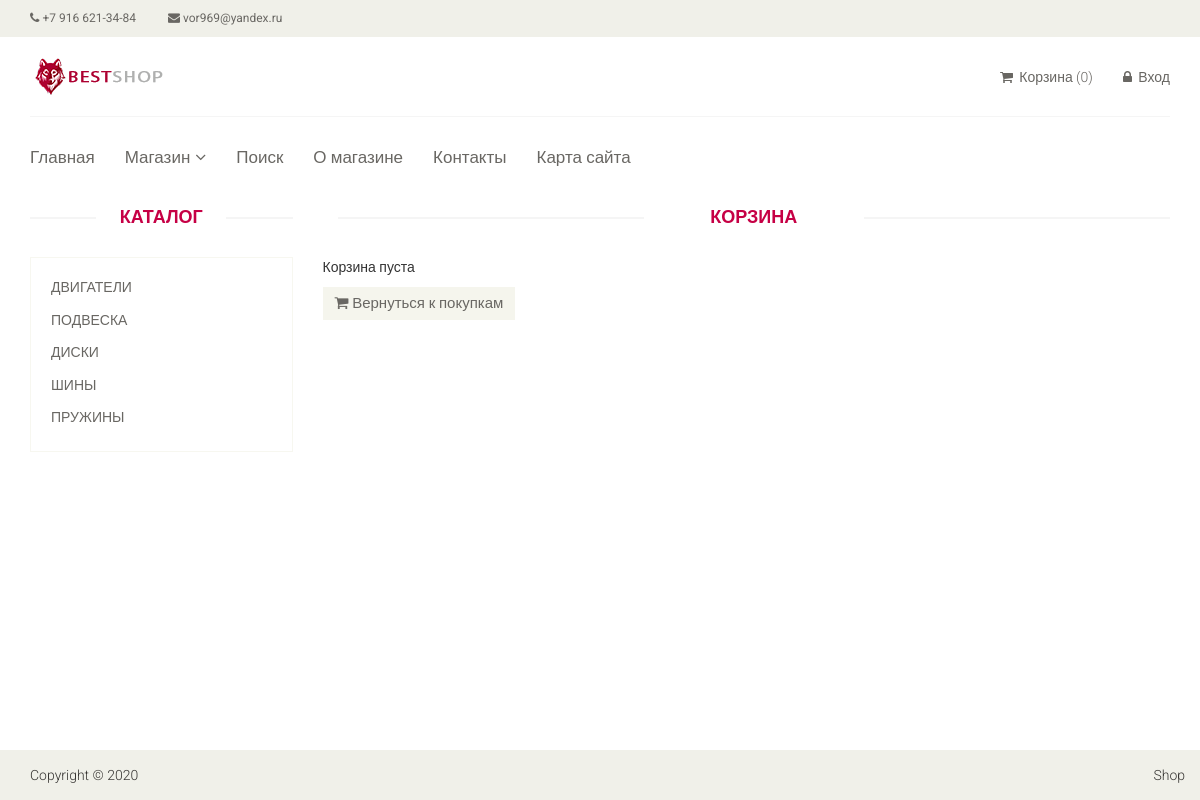
The page /cart on the database its author committed.
### tables this page shows
CREATE TABLE `category` (
  `id` int(11) NOT NULL,
  `name` varchar(255) NOT NULL,
  `sort_order` int(11) NOT NULL DEFAULT 0,
  `status` int(11) NOT NULL DEFAULT 1
);

### config/routes.php (called while the page is built)
<?php
return array(
    'product/([0-9]+)' => 'product/view/$1',
    'catalog' => 'catalog/index',
    'search' => 'catalog/search',
    'category/([0-9]+)/page-([0-9]+)' => 'catalog/category/$1/$2',
    'category/([0-9]+)' => 'catalog/category/$1',
    'cart/checkout' => 'cart/checkout',
    'cart/delete/([0-9]+)' => 'cart/delete/$1',
    'cart/add/([0-9]+)' => 'cart/add/$1',
    'cart/addAjax/([0-9]+)' => 'cart/addAjax/$1',
    'cart' => 'cart/index',
    'user/register' => 'user/register',
    'user/login' => 'user/login',
    'user/logout' => 'user/logout',
    'cabinet/edit' => 'cabinet/edit',
    'cabinet' => 'cabinet/index',
    'admin/product/create' => 'adminProduct/create',
    'admin/product/update/([0-9]+)' => 'adminProduct/update/$1',
    'admin/product/delete/([0-9]+)' => 'adminProduct/delete/$1',
    'admin/product' => 'adminProduct/index',
    'admin/category/create' => 'adminCategory/create',
    'admin/category/update/([0-9]+)' => 'adminCategory/update/$1',
    'admin/category/delete/([0-9]+)' => 'adminCategory/delete/$1',
    'admin/category' => 'adminCategory/index',
    'admin/order/update/([0-9]+)' => 'adminOrder/update/$1',
    'admin/order/delete/([0-9]+)' => 'adminOrder/delete/$1',
    'admin/order/view/([0-9]+)' => 'adminOrder/view/$1',
    'admin/order' => 'adminOrder/index',
    'admin' => 'admin/index',
    'contacts' => 'site/contact',
    'about' => 'site/about',
    'map' => 'site/map',
    'index.php' => 'site/index',
    '' => 'site/index',
);

### controllers/CartController.php (called while the page is built, shortened)
<?php
class CartController
{
    public function actionIndex()
    {
        $categories = Category::getCategoriesList();
        $productsInCart = Cart::getProducts();
        require_once(ROOT . '/views/cart/index.php');
        return true;
    }
}

### index.php (called while the page is built, shortened)
<?php
require_once(ROOT.'/components/Autoload.php');
$router = new Router();
$router->run();

### models/Category.php (called while the page is built, shortened)
<?php
class Category
{
    public static function getCategoriesList()
    {
        $db = Db::getConnection();
        $result = $db->query('SELECT id, name FROM category WHERE status = "1" ORDER BY sort_order, name ASC');
        $i = 0;
        $categoryList = array();
        while ($row = $result->fetch()) {
            $categoryList[$i]['id'] = $row['id'];
            $categoryList[$i]['name'] = $row['name'];
            $i++;
        }
        return $categoryList;
    }
}

### components/Autoload.php (called while the page is built, shortened)
<?php
spl_autoload_register(function($class_name)
{
    $array_paths = array(
        '/models/',
        '/components/',
        '/controllers/',
    );
    foreach ($array_paths as $path) {
        $path = ROOT . $path . $class_name . '.php';
    }
});

### components/Cart.php (called while the page is built, shortened)
<?php
class Cart
{
    public static function getProducts()
    {
        return false;
    }
}

### views/cart/index.php (the view)
<?php include ROOT . '/views/layouts/header.php'; ?>
<section>
    <div class="container">
        <div class="row">
            <div class="col-sm-3">
                <div class="left-sidebar">
                    <h2>Каталог</h2>
                    <div class="panel-group category-products">
                        <?php foreach ($categories as $categoryItem): ?>
                            <div class="panel panel-default">
                                <div class="panel-heading">
                                    <h4 class="panel-title">
                                        <a href="/category/<?php echo $categoryItem['id'];?>">
                                            <?php echo $categoryItem['name'];?>
                                        </a>
                                    </h4>
                                </div>
                            </div>
                        <?php endforeach; ?>
                    </div>
                </div>
            </div>
            <div class="col-sm-9 padding-right">
                <div class="features_items">
                    <h2 class="title text-center">Корзина</h2>
                    <?php if ($productsInCart): ?>
                        <p>Вы выбрали такие товары:</p>
                        <table class="table-bordered table-striped table">
                            <tr>
                                <th>Код товара</th>
                                <th>Название</th>
                                <th>Стомость, $</th>
                                <th>Количество, шт</th>
                                <th>Удалить</th>
                            </tr>
                            <?php foreach ($products as $product): ?>
                                <tr>
                                    <td><?php echo $product['code'];?></td>
                                    <td>
                                        <a href="/product/<?php echo $product['id'];?>">
                                            <?php echo $product['name'];?>
                                        </a>
                                    </td>
                                    <td><?php echo $product['price'];?></td>
                                    <td><?php echo $productsInCart[$product['id']];?></td>
                                    <td>
                                        <a href="/cart/delete/<?php echo $product['id'];?>">
                                            <i class="fa fa-times"></i>
                                        </a>
                                    </td>
                                </tr>
                            <?php endforeach; ?>
                                <tr>
                                    <td colspan="4">Общая стоимость, $:</td>
                                    <td><?php echo $totalPrice;?></td>
                                </tr>
                        </table>
                        <a class="btn btn-default checkout" href="/cart/checkout"><i class="fa fa-shopping-cart"></i> Оформить заказ</a>
                    <?php else: ?>
                        <p>Корзина пуста</p>
                        <a class="btn btn-default checkout" href="/"><i class="fa fa-shopping-cart"></i> Вернуться к покупкам</a>
                    <?php endif; ?>
                </div>
            </div>
        </div>
    </div>
</section>
<?php include ROOT . '/views/layouts/footer.php'; ?>

### components/Router.php (shortened to what this page needs)
<?php
class Router
{
    private $routes;
    public function __construct()
    {
        $routesPath = ROOT . '/config/routes.php';
        $this->routes = include($routesPath);
    }
    private function getURI()
    {
        if (!empty($_SERVER['REQUEST_URI'])) {
            return trim($_SERVER['REQUEST_URI'], '/');
        }
    }
    public function run()
    {
        $uri = $this->getURI();
        foreach ($this->routes as $uriPattern => $path) {
            if (preg_match("~$uriPattern~", $uri)) {
                $internalRoute = preg_replace("~$uriPattern~", $path, $uri);
                $segments = explode('/', $internalRoute);
                $controllerName = array_shift($segments) . 'Controller';
                $actionName = 'action' . ucfirst(array_shift($segments));
                $parameters = $segments;
                $controllerObject = new $controllerName;
                $result = call_user_func_array(array($controllerObject, $actionName), $parameters);
                if ($result != null) {
                    break;
                }
            }
        }
    }
}

### template/css/main.css (style rules this page uses)
body { font-family: 'Roboto', sans-serif; background:; position: relative; font-weight:400px; }
html, body { height: 100%; margin: 0; padding: 0; }
a { -webkit-transition: 300ms; -moz-transition: 300ms; -o-transition: 300ms; transition: 300ms; }
h1, h2, h3, h4, h5, h6 { font-family: 'Roboto', sans-serif; }
.category-products { border: 1px solid #F7F7F0; margin-bottom: 35px; padding-bottom: 20px; padding-top: 15px; }
.left-sidebar h2, .brands_products h2 { color: #c60045; font-family: 'Roboto', sans-serif; font-size: 18px; font-weight: 700; margin: 0 auto 30px; text-align: center; text-transform: uppercase; position: relative; z-index:3; }
.left-sidebar h2:after, h2.title:after { content: " "; position: absolute; border: 1px solid #f5f5f5; bottom:8px; left: 0; width: 100%; height: 0; z-index: -2; }
.left-sidebar h2:before { content: " "; position: absolute; background: #fff; bottom: -6px; width: 130px; height: 30px; z-index: -1; left: 50%; margin-left: -65px; }
h2.title:before { content: " "; position: absolute; background: #fff; bottom: -6px; width: 220px; height: 30px; z-index: -1; left: 50%; margin-left: -110px; }
.category-products .panel { background-color: #FFFFFF; border: 0px; border-radius: 0px; box-shadow:none; margin-bottom: 0px; }
.category-products .panel-default .panel-heading { background-color: #FFFFFF; border: 0 none; color: #FFFFFF; padding: 5px 20px; }
.category-products .panel-default .panel-heading .panel-title a { color: #696763; font-family: 'Roboto', sans-serif; font-size: 14px; text-decoration: none; text-transform: uppercase; }
.padding-right { padding-right: 0; }
.features_items { overflow:hidden; }
h2.title { color: #c60045; font-family: 'Roboto', sans-serif; font-size: 18px; font-weight: 700; margin: 0 15px; text-transform: uppercase; margin-bottom: 30px; position: relative; }
.add-to-cart, .checkout, .back { background:#F5F5ED; border: 0 none; border-radius: 0; color: #696763; font-family: 'Roboto', sans-serif; font-size: 15px; margin-bottom: 25px; }

### rows shown on the page
category: name "ДВИГАТЕЛИ"
category: name "ПОДВЕСКА"
category: name "ДИСКИ"
category: name "ШИНЫ"
category: name "ПРУЖИНЫ"
